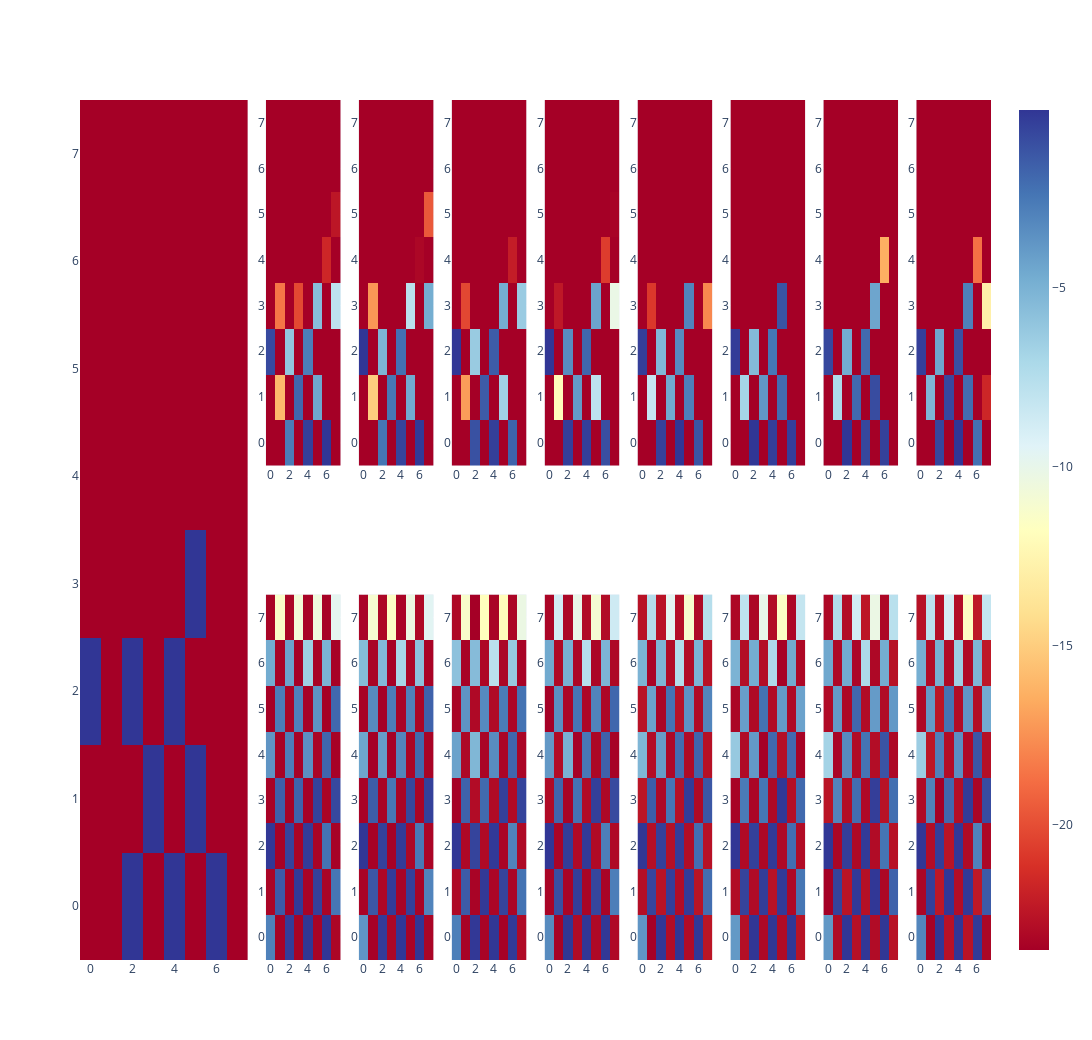

Here is the notebook cell this chart was saved with:
### Code cell
ground_truth_white = torch.tensor([[0, 0, 0, 0, 0, 0, 0, 0],
        [0, 0, 0, 0, 0, 0, 0, 0],
        [0, 0, 0, 0, 0, 0, 0, 0],
        [0, 0, 0, 0, 0, 0, 0, 0],
        [0, 0, 0, 0, 0, 1, 0, 0],
        [1, 0, 1, 0, 1, 0, 0, 0],
        [0, 0, 0, 1, 0, 1, 0, 0],
        [0, 0, 1, 0, 1, 0, 1, 0]]
)

white0 = torch.tensor([[-23.3015, -11.3581, -23.2136, -10.7773, -23.3484, -10.5226, -23.3887,
          -9.7676],
        [ -4.6783, -23.3579,  -4.2917, -23.4489,  -6.5271, -23.3569,  -5.0424,
         -23.3865],
        [-23.4481,  -2.7056, -23.2682,  -2.8784, -23.3929,  -3.6522, -23.4883,
          -1.9115],
        [ -3.6824, -23.3402,  -2.7732, -23.3540,  -3.5081, -23.2533,  -1.8442,
         -23.3757],
        [-23.3685,  -1.5794, -23.3890,  -1.7241, -23.3842,  -0.5043, -23.2763,
          -0.6945],
        [ -0.1033, -23.3865,  -0.5403, -23.3099,  -0.2661, -23.2898,  -2.3020,
         -23.3903],
        [-23.2342,  -1.3687, -23.4554,  -0.1943, -23.3493,  -0.4111, -23.2736,
          -2.4362],
        [ -2.9020, -23.3734,  -0.2592, -23.3339,  -0.0688, -23.2777,  -0.0396,
         -23.1755]]
)

white1 = torch.tensor([[-23.4300, -11.1527, -23.2934, -11.5887, -23.4299, -10.4185, -23.2090,
          -9.6625],
        [ -5.4785, -23.4626,  -5.4109, -23.5932,  -6.9788, -23.3360,  -5.8341,
         -23.4320],
        [-23.5472,  -3.2998, -23.5743,  -2.7405, -23.4519,  -2.8989, -23.3783,
          -1.6713],
        [ -4.4425, -23.6438,  -4.0310, -23.5932,  -3.0731, -23.3799,  -1.9721,
         -23.4455],
        [-23.4859,  -1.4801, -23.4740,  -2.4729, -23.4619,  -0.6765, -23.4268,
          -0.4266],
        [ -0.0304, -23.5541,  -0.4587, -23.5439,  -0.2132, -23.2474,  -2.5715,
         -23.3769],
        [-23.4246,  -1.2843, -23.2844,  -0.2374, -23.4467,  -0.4147, -23.4632,
          -3.0139],
        [ -3.7371, -23.6045,  -0.2292, -23.3038,  -0.0756, -23.4728,  -0.0432,
         -23.4009]]
)

white2 = torch.tensor([[-2.4214e+01, -1.1806e+01, -2.4645e+01, -1.2433e+01, -2.4454e+01,
         -1.2462e+01, -2.4336e+01, -1.0757e+01],
        [-6.0377e+00, -2.4483e+01, -5.7408e+00, -2.4214e+01, -8.1067e+00,
         -2.4333e+01, -6.5019e+00, -2.4507e+01],
        [-2.4454e+01, -3.8471e+00, -2.4161e+01, -3.3905e+00, -2.4121e+01,
         -2.8048e+00, -2.4323e+01, -2.4131e+00],
        [-4.4519e+00, -2.4251e+01, -5.4717e+00, -2.4375e+01, -3.4841e+00,
         -2.4367e+01, -1.8798e+00, -2.4364e+01],
        [-2.4619e+01, -1.7248e+00, -2.4020e+01, -2.0400e+00, -2.4098e+01,
         -4.1467e-01, -2.4116e+01, -5.4693e-01],
        [-1.2305e-02, -2.4225e+01, -5.4469e-01, -2.4122e+01, -1.3350e-01,
         -2.4409e+01, -3.0788e+00, -2.4137e+01],
        [-2.4202e+01, -1.4593e+00, -2.4459e+01, -1.3045e-01, -2.4323e+01,
         -5.7180e-01, -2.4326e+01, -2.4014e+00],
        [-2.9139e+00, -2.4506e+01, -9.6693e-02, -2.4429e+01, -3.9792e-02,
         -2.4565e+01, -1.5338e-01, -2.4115e+01]]
)

white3 = torch.tensor([[-2.5274e+01, -9.5538e+00, -2.5184e+01, -1.0971e+01, -2.4927e+01,
         -1.1889e+01, -2.4943e+01, -9.3767e+00],
        [-4.9788e+00, -2.5067e+01, -5.2948e+00, -2.5189e+01, -8.2261e+00,
         -2.5253e+01, -5.5276e+00, -2.5121e+01],
        [-2.5563e+01, -3.7509e+00, -2.5223e+01, -2.6326e+00, -2.5169e+01,
         -3.2270e+00, -2.5174e+01, -1.9863e+00],
        [-4.1623e+00, -2.4915e+01, -5.3469e+00, -2.5505e+01, -2.7119e+00,
         -2.5202e+01, -1.7611e+00, -2.5455e+01],
        [-2.5006e+01, -1.8991e+00, -2.5379e+01, -2.4994e+00, -2.4953e+01,
         -3.7661e-01, -2.5133e+01, -8.7151e-01],
        [-1.3221e-02, -2.5325e+01, -2.9228e-01, -2.5012e+01, -1.6541e-01,
         -2.5015e+01, -2.9840e+00, -2.5076e+01],
        [-2.5361e+01, -1.0268e+00, -2.5340e+01, -3.4460e-01, -2.5293e+01,
         -6.7733e-01, -2.5367e+01, -2.9661e+00],
        [-3.5496e+00, -2.5427e+01, -3.8616e-02, -2.4980e+01, -4.1219e-02,
         -2.5068e+01, -9.0214e-02, -2.5067e+01]]
)

white4 = torch.tensor([[-2.7702e+01, -9.1027e+00, -2.7632e+01, -1.1882e+01, -2.7895e+01,
         -1.3666e+01, -2.8232e+01, -9.2142e+00],
        [-6.1622e+00, -2.8549e+01, -6.2783e+00, -2.8062e+01, -9.0440e+00,
         -2.8072e+01, -6.1415e+00, -2.7692e+01],
        [-2.7705e+01, -5.1866e+00, -2.8478e+01, -2.8022e+00, -2.7755e+01,
         -4.3743e+00, -2.8165e+01, -3.7101e+00],
        [-6.3310e+00, -2.8044e+01, -4.9211e+00, -2.8276e+01, -2.5403e+00,
         -2.8130e+01, -2.1400e+00, -2.7802e+01],
        [-2.7494e+01, -1.7749e+00, -2.8262e+01, -2.9431e+00, -2.7799e+01,
         -2.6422e-01, -2.8141e+01, -1.5207e+00],
        [-3.9019e-02, -2.7847e+01, -4.5816e-01, -2.7841e+01, -2.8631e-01,
         -2.8014e+01, -2.5642e+00, -2.7726e+01],
        [-2.7934e+01, -7.0845e-01, -2.7623e+01, -3.9894e-01, -2.8048e+01,
         -2.4801e-01, -2.7592e+01, -2.5472e+00],
        [-4.5404e+00, -2.8770e+01, -4.7791e-02, -2.8017e+01, -1.2666e-02,
         -2.8107e+01, -1.0994e-01, -2.7508e+01]]
)

white5 = torch.tensor([[-2.8351e+01, -9.6631e+00, -2.8395e+01, -1.2251e+01, -2.8080e+01,
         -1.4032e+01, -2.8393e+01, -1.0011e+01],
        [-6.1816e+00, -2.7973e+01, -5.7828e+00, -2.7964e+01, -8.8807e+00,
         -2.8661e+01, -5.6233e+00, -2.8293e+01],
        [-2.8420e+01, -5.0174e+00, -2.8214e+01, -2.7526e+00, -2.8148e+01,
         -4.8139e+00, -2.8253e+01, -5.2283e+00],
        [-7.5908e+00, -2.8132e+01, -4.7344e+00, -2.8793e+01, -2.3060e+00,
         -2.7910e+01, -2.4080e+00, -2.8616e+01],
        [-2.8618e+01, -3.2209e+00, -2.8443e+01, -2.9740e+00, -2.8225e+01,
         -1.1298e-01, -2.7938e+01, -2.3597e+00],
        [-3.7933e-02, -2.8175e+01, -4.7246e-01, -2.8334e+01, -2.2311e-01,
         -2.8198e+01, -2.5825e+00, -2.8057e+01],
        [-2.8079e+01, -5.9325e-01, -2.8132e+01, -3.3468e-01, -2.7698e+01,
         -1.8687e-01, -2.8326e+01, -2.9381e+00],
        [-4.7263e+00, -2.7923e+01, -1.9041e-02, -2.8265e+01, -4.4967e-02,
         -2.8151e+01, -4.5701e-02, -2.7625e+01]]
)

white6 = torch.tensor([[-2.8575e+01, -9.1242e+00, -2.8346e+01, -1.0891e+01, -2.7768e+01,
         -1.2654e+01, -2.8615e+01, -9.5044e+00],
        [-5.5780e+00, -2.8588e+01, -5.7428e+00, -2.8695e+01, -8.8310e+00,
         -2.8570e+01, -5.8440e+00, -2.8020e+01],
        [-2.8463e+01, -4.8791e+00, -2.8620e+01, -2.2847e+00, -2.8412e+01,
         -4.9111e+00, -2.8362e+01, -4.8127e+00],
        [-8.3536e+00, -2.8808e+01, -4.0521e+00, -2.8422e+01, -2.8748e+00,
         -2.8296e+01, -1.4037e+00, -2.8620e+01],
        [-2.7891e+01, -3.7047e+00, -2.8283e+01, -2.5847e+00, -2.8528e+01,
         -3.9374e-01, -2.7975e+01, -2.6756e+00],
        [-7.9402e-02, -2.8650e+01, -4.1743e-01, -2.8562e+01, -1.8982e-01,
         -2.8365e+01, -2.9286e+00, -2.8029e+01],
        [-2.9084e+01, -6.2692e-01, -2.7890e+01, -1.8221e-01, -2.8145e+01,
         -9.4972e-02, -2.8601e+01, -2.0570e+00],
        [-4.7524e+00, -2.8444e+01, -2.6002e-02, -2.8119e+01, -7.8140e-02,
         -2.8376e+01, -6.0800e-02, -2.7988e+01]]
)

white7 = torch.tensor([[-2.9762e+01, -1.0222e+01, -2.9905e+01, -1.1805e+01, -2.9983e+01,
         -1.5311e+01, -2.9303e+01, -1.0754e+01],
        [-6.3345e+00, -3.0085e+01, -6.3813e+00, -3.0173e+01, -8.5019e+00,
         -3.0266e+01, -6.7374e+00, -2.9327e+01],
        [-3.0335e+01, -5.1274e+00, -2.9508e+01, -3.0463e+00, -3.0132e+01,
         -4.9027e+00, -3.0031e+01, -6.1080e+00],
        [-8.4582e+00, -2.9469e+01, -3.7406e+00, -3.0008e+01, -4.5605e+00,
         -3.0267e+01, -1.5950e+00, -2.9915e+01],
        [-3.0228e+01, -3.8123e+00, -3.0873e+01, -2.4599e+00, -3.0002e+01,
         -2.6482e-01, -3.0569e+01, -1.1083e+00],
        [-5.8825e-02, -3.0019e+01, -3.9921e-01, -2.9602e+01, -1.1047e-01,
         -3.0170e+01, -3.8374e+00, -3.0386e+01],
        [-3.0492e+01, -4.6527e-01, -2.9418e+01, -8.5631e-02, -3.0008e+01,
         -1.9863e-01, -2.9321e+01, -1.8449e+00],
        [-4.0578e+00, -3.0722e+01, -7.9017e-02, -2.9749e+01, -3.0130e-02,
         -2.9649e+01, -2.1578e-01, -3.0422e+01]]
)


from plotly.subplots import make_subplots


fig_rows = 2
fig_cols = 10
specs = [
    [{"rowspan": 2, "colspan": 2}, None, {}, {}, {}, {}, {}, {}, {}, {}],
    [None, None, {}, {}, {}, {}, {}, {}, {}, {}]
]
fig = make_subplots(rows=fig_rows, cols=fig_cols, specs=specs)

# Specify the size of each plot
plot_size = 400  # You can adjust this size

# Add the ground truth subplot
fig.add_trace(plot_board_state(ground_truth_white) ,row=1, col=1)

white_layers = [white0, white1 , white2 , white3 , white4 , white5 , white6 , white7]
# Add the other subplots with color scale
for i in range(8):
    fig.add_trace(
        plot_board_state(white_layers[i], clip_size=2),row=1, col=i+3)
for i in range(8):
    if i == 0:
        fig.add_trace(plot_board_state(white_layers[i], show_scale=True),row=2, col=i+3)
    else:
        fig.add_trace(plot_board_state(white_layers[i]),row=2, col=i+3)

# Adjust the overall size of the figure
fig.update_layout(height=fig_rows * plot_size * 1.3, width=fig_cols * plot_size)
fig.update_annotations(dict(font=dict(size=18))) 

# Show the figure
fig.show()
